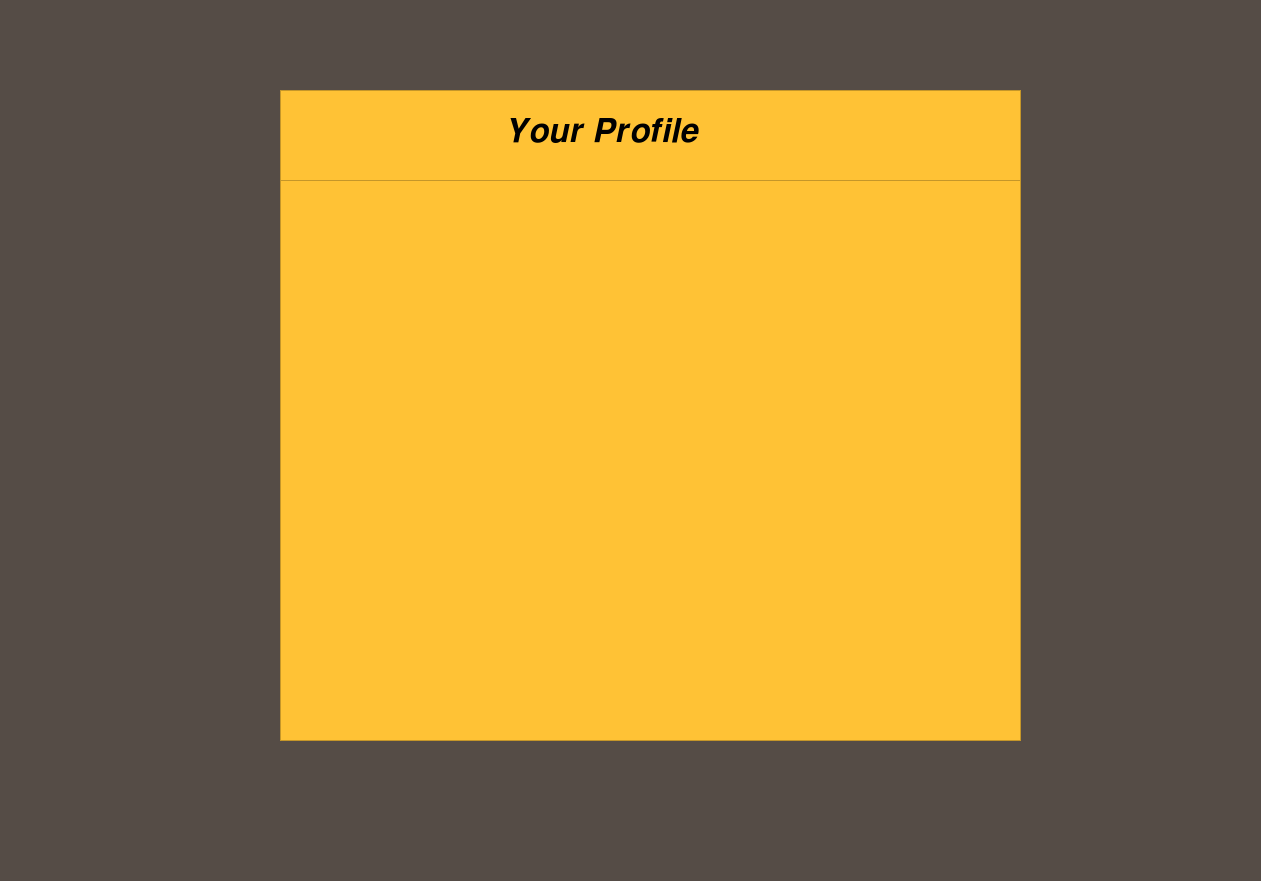
<?xml version="1.0" encoding="UTF-8"?>
<ui version="4.0">
 <class>MainWindow</class>
 <widget class="QMainWindow" name="MainWindow">
  <property name="geometry">
   <rect>
    <x>0</x>
    <y>0</y>
    <width>1261</width>
    <height>881</height>
   </rect>
  </property>
  <property name="windowTitle">
   <string>MainWindow</string>
  </property>
  <property name="styleSheet">
   <string notr="true">background-color: rgb(85, 76, 70)</string>
  </property>
  <widget class="QWidget" name="centralwidget">
   <widget class="QFrame" name="frame">
    <property name="geometry">
     <rect>
      <x>280</x>
      <y>90</y>
      <width>741</width>
      <height>651</height>
     </rect>
    </property>
    <property name="styleSheet">
     <string notr="true">background-color: rgb(255, 194, 53)</string>
    </property>
    <property name="frameShape">
     <enum>QFrame::StyledPanel</enum>
    </property>
    <property name="frameShadow">
     <enum>QFrame::Raised</enum>
    </property>
    <widget class="QLabel" name="label_31">
     <property name="geometry">
      <rect>
       <x>230</x>
       <y>20</y>
       <width>281</width>
       <height>41</height>
      </rect>
     </property>
     <property name="styleSheet">
      <string notr="true">font-size: 25pt</string>
     </property>
     <property name="text">
      <string>𝒀𝒐𝒖𝒓 𝑷𝒓𝒐𝒇𝒊𝒍𝒆</string>
     </property>
    </widget>
    <widget class="QListWidget" name="listWidget">
     <property name="geometry">
      <rect>
       <x>0</x>
       <y>90</y>
       <width>741</width>
       <height>561</height>
      </rect>
     </property>
     <property name="styleSheet">
      <string notr="true">font-size: 12pt;
font: 12pt &quot;Lucida Sans Unicode&quot;;
color: rgb(81, 81, 81)</string>
     </property>
    </widget>
   </widget>
  </widget>
  <widget class="QMenuBar" name="menubar">
   <property name="geometry">
    <rect>
     <x>0</x>
     <y>0</y>
     <width>1261</width>
     <height>26</height>
    </rect>
   </property>
  </widget>
  <widget class="QStatusBar" name="statusbar"/>
 </widget>
 <resources/>
 <connections/>
</ui>
